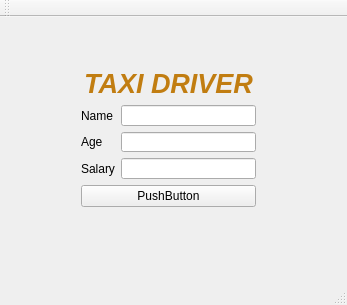
<?xml version="1.0" encoding="UTF-8"?>
<ui version="4.0">
 <class>MainWindow</class>
 <widget class="QMainWindow" name="MainWindow">
  <property name="geometry">
   <rect>
    <x>0</x>
    <y>0</y>
    <width>347</width>
    <height>305</height>
   </rect>
  </property>
  <property name="windowTitle">
   <string>MainWindow</string>
  </property>
  <widget class="QWidget" name="centralWidget">
   <widget class="QWidget" name="">
    <property name="geometry">
     <rect>
      <x>70</x>
      <y>40</y>
      <width>197</width>
      <height>161</height>
     </rect>
    </property>
    <layout class="QVBoxLayout" name="verticalLayout_2">
     <item>
      <widget class="QLabel" name="label">
       <property name="text">
        <string>&lt;html&gt;&lt;head/&gt;&lt;body&gt;&lt;p align=&quot;center&quot;&gt;&lt;span style=&quot; font-size:20pt; font-weight:600; font-style:italic; color:#c17d11;&quot;&gt;TAXI DRIVER&lt;/span&gt;&lt;/p&gt;&lt;/body&gt;&lt;/html&gt;</string>
       </property>
      </widget>
     </item>
     <item>
      <layout class="QVBoxLayout" name="verticalLayout">
       <item>
        <layout class="QFormLayout" name="formLayout">
         <item row="0" column="0">
          <widget class="QLabel" name="nameLabel">
           <property name="text">
            <string>Name</string>
           </property>
          </widget>
         </item>
         <item row="1" column="0">
          <widget class="QLabel" name="ageLabel">
           <property name="text">
            <string>Age</string>
           </property>
          </widget>
         </item>
         <item row="1" column="1">
          <widget class="QLineEdit" name="ageLineEdit"/>
         </item>
         <item row="2" column="0">
          <widget class="QLabel" name="salaryLabel">
           <property name="text">
            <string>Salary</string>
           </property>
          </widget>
         </item>
         <item row="2" column="1">
          <widget class="QLineEdit" name="salaryLineEdit"/>
         </item>
         <item row="0" column="1">
          <widget class="QLineEdit" name="nameLineEdit"/>
         </item>
        </layout>
       </item>
       <item>
        <widget class="QPushButton" name="pushButton">
         <property name="text">
          <string>PushButton</string>
         </property>
        </widget>
       </item>
      </layout>
     </item>
    </layout>
   </widget>
  </widget>
  <widget class="QMenuBar" name="menuBar">
   <property name="geometry">
    <rect>
     <x>0</x>
     <y>0</y>
     <width>347</width>
     <height>22</height>
    </rect>
   </property>
  </widget>
  <widget class="QToolBar" name="mainToolBar">
   <attribute name="toolBarArea">
    <enum>TopToolBarArea</enum>
   </attribute>
   <attribute name="toolBarBreak">
    <bool>false</bool>
   </attribute>
  </widget>
  <widget class="QStatusBar" name="statusBar"/>
 </widget>
 <layoutdefault spacing="6" margin="11"/>
 <resources/>
 <connections/>
</ui>
